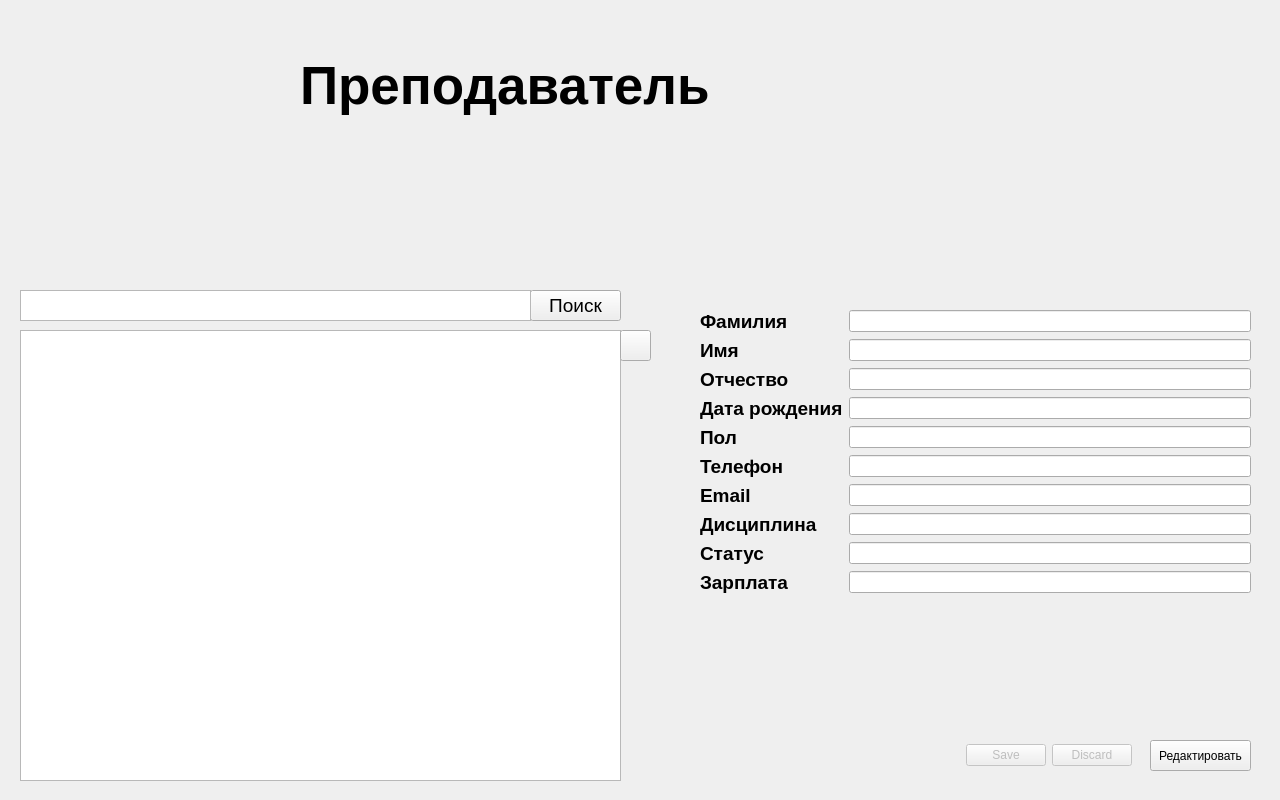
<?xml version="1.0" encoding="UTF-8"?>
<ui version="4.0">
 <class>Teachers</class>
 <widget class="QWidget" name="Teachers">
  <property name="geometry">
   <rect>
    <x>0</x>
    <y>0</y>
    <width>1280</width>
    <height>800</height>
   </rect>
  </property>
  <property name="windowTitle">
   <string>Form</string>
  </property>
  <widget class="QLabel" name="label_pageTeachers">
   <property name="geometry">
    <rect>
     <x>0</x>
     <y>0</y>
     <width>1280</width>
     <height>800</height>
    </rect>
   </property>
   <property name="text">
    <string/>
   </property>
   <property name="pixmap">
    <pixmap>../../RenataSafarova/QT/ShagDB/DesignImages/fon_end.png</pixmap>
   </property>
  </widget>
  <widget class="QLabel" name="labAvatar">
   <property name="geometry">
    <rect>
     <x>870</x>
     <y>60</y>
     <width>227</width>
     <height>242</height>
    </rect>
   </property>
   <property name="text">
    <string/>
   </property>
   <property name="pixmap">
    <pixmap>../../RenataSafarova/QT/ShagDB/DesignImages/Photo.png</pixmap>
   </property>
  </widget>
  <widget class="QTableView" name="tableTeachers">
   <property name="geometry">
    <rect>
     <x>20</x>
     <y>330</y>
     <width>601</width>
     <height>451</height>
    </rect>
   </property>
  </widget>
  <widget class="QPushButton" name="buttonSearch">
   <property name="geometry">
    <rect>
     <x>530</x>
     <y>290</y>
     <width>91</width>
     <height>31</height>
    </rect>
   </property>
   <property name="font">
    <font>
     <pointsize>14</pointsize>
    </font>
   </property>
   <property name="text">
    <string>Поиск</string>
   </property>
  </widget>
  <widget class="QTextEdit" name="textSearch">
   <property name="geometry">
    <rect>
     <x>20</x>
     <y>290</y>
     <width>511</width>
     <height>31</height>
    </rect>
   </property>
  </widget>
  <widget class="QPushButton" name="buttonAdd">
   <property name="geometry">
    <rect>
     <x>620</x>
     <y>330</y>
     <width>31</width>
     <height>31</height>
    </rect>
   </property>
   <property name="cursor">
    <cursorShape>PointingHandCursor</cursorShape>
   </property>
   <property name="toolTip">
    <string>Добавить</string>
   </property>
   <property name="text">
    <string/>
   </property>
   <property name="icon">
    <iconset>
     <normaloff>../../RenataSafarova/QT/ShagDB/DesignImages/Add_end.png</normaloff>../../RenataSafarova/QT/ShagDB/DesignImages/Add_end.png</iconset>
   </property>
   <property name="iconSize">
    <size>
     <width>31</width>
     <height>31</height>
    </size>
   </property>
  </widget>
  <widget class="QWidget" name="formLayoutWidget_2">
   <property name="geometry">
    <rect>
     <x>700</x>
     <y>310</y>
     <width>551</width>
     <height>351</height>
    </rect>
   </property>
   <layout class="QFormLayout" name="formLayout">
    <item row="0" column="0">
     <widget class="QLabel" name="lab_Lastname">
      <property name="font">
       <font>
        <pointsize>14</pointsize>
        <weight>75</weight>
        <bold>true</bold>
       </font>
      </property>
      <property name="text">
       <string>Фамилия</string>
      </property>
     </widget>
    </item>
    <item row="0" column="1">
     <widget class="QLineEdit" name="line_Lastname"/>
    </item>
    <item row="1" column="0">
     <widget class="QLabel" name="lab_Firstname">
      <property name="font">
       <font>
        <pointsize>14</pointsize>
        <weight>75</weight>
        <bold>true</bold>
       </font>
      </property>
      <property name="text">
       <string>Имя</string>
      </property>
     </widget>
    </item>
    <item row="1" column="1">
     <widget class="QLineEdit" name="line_Firstname"/>
    </item>
    <item row="2" column="0">
     <widget class="QLabel" name="lab_Patronymic">
      <property name="font">
       <font>
        <pointsize>14</pointsize>
        <weight>75</weight>
        <bold>true</bold>
       </font>
      </property>
      <property name="text">
       <string>Отчество</string>
      </property>
     </widget>
    </item>
    <item row="2" column="1">
     <widget class="QLineEdit" name="line_Patronymic"/>
    </item>
    <item row="3" column="0">
     <widget class="QLabel" name="lab_Age">
      <property name="font">
       <font>
        <pointsize>14</pointsize>
        <weight>75</weight>
        <bold>true</bold>
       </font>
      </property>
      <property name="text">
       <string>Дата рождения</string>
      </property>
     </widget>
    </item>
    <item row="3" column="1">
     <widget class="QLineEdit" name="line_Age"/>
    </item>
    <item row="4" column="0">
     <widget class="QLabel" name="lab_Sex">
      <property name="font">
       <font>
        <pointsize>14</pointsize>
        <weight>75</weight>
        <bold>true</bold>
       </font>
      </property>
      <property name="text">
       <string>Пол</string>
      </property>
     </widget>
    </item>
    <item row="4" column="1">
     <widget class="QLineEdit" name="line_Sex"/>
    </item>
    <item row="5" column="0">
     <widget class="QLabel" name="lab_Phone">
      <property name="font">
       <font>
        <pointsize>14</pointsize>
        <weight>75</weight>
        <bold>true</bold>
       </font>
      </property>
      <property name="text">
       <string>Телефон</string>
      </property>
     </widget>
    </item>
    <item row="5" column="1">
     <widget class="QLineEdit" name="line_Phone"/>
    </item>
    <item row="6" column="0">
     <widget class="QLabel" name="lab_Email">
      <property name="font">
       <font>
        <pointsize>14</pointsize>
        <weight>75</weight>
        <bold>true</bold>
       </font>
      </property>
      <property name="text">
       <string>Email</string>
      </property>
     </widget>
    </item>
    <item row="6" column="1">
     <widget class="QLineEdit" name="line_Email"/>
    </item>
    <item row="7" column="0">
     <widget class="QLabel" name="lab_Discipline">
      <property name="font">
       <font>
        <pointsize>14</pointsize>
        <weight>75</weight>
        <bold>true</bold>
       </font>
      </property>
      <property name="text">
       <string>Дисциплина</string>
      </property>
     </widget>
    </item>
    <item row="7" column="1">
     <widget class="QLineEdit" name="line_Discipline"/>
    </item>
    <item row="8" column="0">
     <widget class="QLabel" name="lab_Status">
      <property name="font">
       <font>
        <pointsize>14</pointsize>
        <weight>75</weight>
        <bold>true</bold>
       </font>
      </property>
      <property name="text">
       <string>Статус</string>
      </property>
     </widget>
    </item>
    <item row="8" column="1">
     <widget class="QLineEdit" name="line_Status"/>
    </item>
    <item row="9" column="0">
     <widget class="QLabel" name="lab_Salary">
      <property name="font">
       <font>
        <pointsize>14</pointsize>
        <weight>75</weight>
        <bold>true</bold>
       </font>
      </property>
      <property name="text">
       <string>Зарплата</string>
      </property>
     </widget>
    </item>
    <item row="9" column="1">
     <widget class="QLineEdit" name="line_Salary"/>
    </item>
   </layout>
  </widget>
  <widget class="QDialogButtonBox" name="buttonBoxSubmitCancel">
   <property name="enabled">
    <bool>false</bool>
   </property>
   <property name="geometry">
    <rect>
     <x>940</x>
     <y>740</y>
     <width>192</width>
     <height>31</height>
    </rect>
   </property>
   <property name="standardButtons">
    <set>QDialogButtonBox::Discard|QDialogButtonBox::Save</set>
   </property>
  </widget>
  <widget class="QPushButton" name="buttonEdit">
   <property name="geometry">
    <rect>
     <x>1150</x>
     <y>740</y>
     <width>101</width>
     <height>31</height>
    </rect>
   </property>
   <property name="text">
    <string>Редактировать</string>
   </property>
  </widget>
  <widget class="QLabel" name="labelTeachers">
   <property name="geometry">
    <rect>
     <x>300</x>
     <y>10</y>
     <width>551</width>
     <height>151</height>
    </rect>
   </property>
   <property name="font">
    <font>
     <pointsize>40</pointsize>
     <weight>75</weight>
     <bold>true</bold>
    </font>
   </property>
   <property name="text">
    <string>Преподаватель</string>
   </property>
  </widget>
 </widget>
 <resources/>
 <connections/>
</ui>
